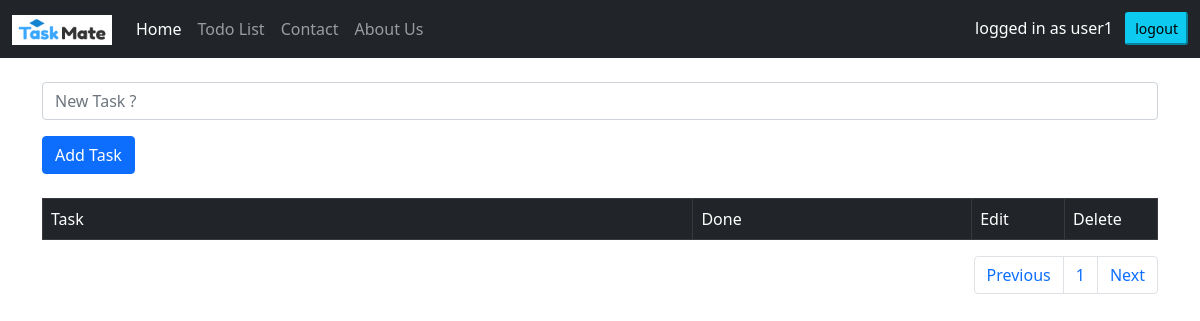
Before: /task/ (signed in) with the older database file.
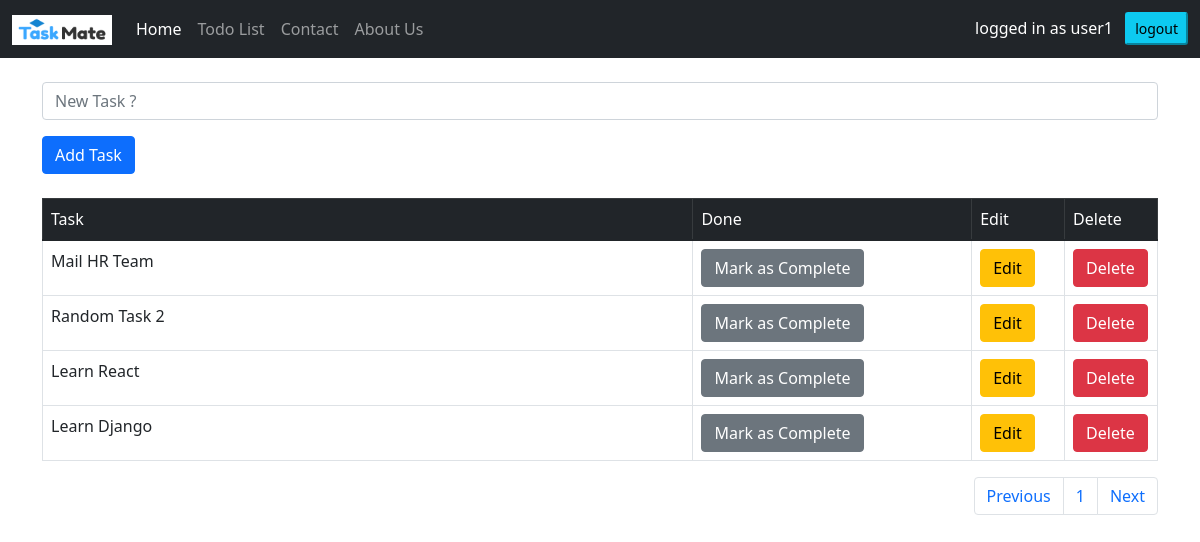
After: the same page with the newer database file.
### todolist/models.py (models this page shows, shortened)
class TaskList(models.Model):
    manage = models.ForeignKey(User, on_delete=models.CASCADE, default = None)
    task = models.CharField(max_length=300)
    done = models.BooleanField(default=False)

### todolist/views.py (the view)
# urls.py: path("", views.todoList, name='todoList'),
@login_required
def todoList(request):
    if request.method == 'POST':
        form = TaskForm(request.POST or None)
        if form.is_valid():
            instance= form.save(commit=False)
            instance.manage = request.user
            instance.save()
            messages.success(request, ('New Task Added!'))
        return redirect('todoList')
    else:
        all_tasks = TaskList.objects.filter(manage= request.user)
        paginator = Paginator(all_tasks, 10)
        page = request.GET.get('page')
        all_tasks = paginator.get_page(page)
        return render(request, 'todoList.html', {'tasks': all_tasks})

### todolist/templates/todoList.html (shortened to what this page needs)
{% extends "base.html" %}
{% block content %}
  <br/>
    <form method="POST">
      <div class="mb-3">
        <input type="text" name="task" class="form-control" id="task" aria-describedby="add task" placeholder="New Task ?">
      </div>
      <button type="submit" class="btn btn-primary">Add Task</button>
    </form>
  <br/>
  <table class="table table-bordered" >
  <thead class="table-dark">
    <tr>
      <td scope="col" class="col-7"> Task </td>
      <td scope="col" class="col-3"> Done </td>
      <td scope="col" class="col-1"> Edit </td>
      <td scope="col" class="col-1"> Delete </td>
    </tr>
  </thead>
  <tbody>
    {% if tasks %}
      {% for task in tasks %}
        {%if task.done %}
        <tr class="table-success">
          <td> {{task.task}} </td>
          <td><a href="{% url 'pending_task' task.id %}"><button type="button" class="btn btn-secondary">Mark as Pending</button></a></td>
          <td><a href="{% url 'edit_task' task.id %}"><button type="button" class="btn btn-warning">Edit</button></a></td>
          <td><a href="{% url 'delete_task' task.id %}"><button type="button" class="btn btn-danger">Delete</button></a></td>
        </tr>
      {% else %}
        <tr>
          <td> {{task.task}} </td>
          <td><a href="{% url 'complete_task' task.id %}"><button type="button" class="btn btn-secondary">Mark as Complete</button></a></td>
          <td><a href="{% url 'edit_task' task.id %}"><button type="button" class="btn btn-warning">Edit</button></a></td>
          <td><a href="{% url 'delete_task' task.id %}"><button type="button" class="btn btn-danger">Delete</button></a></td>
        </tr>
      {% endif %}
      {% endfor %}
    {% endif %}
  </tbody>
</table>
<nav aria-label="Page navigation example">
  <ul class="pagination justify-content-end">
    <li class="page-item"><a class="page-link" href="?page=1">Previous</a></li>
    <li class="page-item"><a class="page-link" href="?page={{ tasks.number }}">{{ tasks.number }}</a></li>
    <li class="page-item"><a class="page-link" href="?page={{ tasks.paginator.num_pages }}">Next {{ tasks.num_pages }}</a></li>
  </ul>
</nav>
{% endblock content %}

### templates/base.html (shortened to what this page needs)
<!doctype html>
{% load static %}
<html lang="en">
  <head>
    <link href="https://cdn.jsdelivr.net/npm/bootstrap@5.1.3/dist/css/bootstrap.min.css" rel="stylesheet">
  </head>
  <body>
  <nav class="navbar navbar-expand-lg navbar-dark bg-dark">
  <div class="container-fluid">
    <a class="navbar-brand" href="#">
      <img src="{% static 'images/taskmate.png' %}" width="100" height="30"/>
    </a>
    <div class="collapse navbar-collapse" id="navbarNav">
      <ul class="navbar-nav">
        <li class="nav-item">
          <a class="nav-link active" aria-current="page" href="{% url 'home' %}">Home</a>
        </li>
        <li class="nav-item">
          <a class="nav-link" href="{% url 'todoList' %}">Todo List</a>
        </li>
        <li class="nav-item">
          <a class="nav-link" href="{% url 'contact' %}">Contact</a>
        </li>
        <li class="nav-item">
          <a class="nav-link" href="{% url 'about' %}">About Us</a>
        </li>
      </ul>
    </div>
    {% if user.is_authenticated %}
    <div class="form-inline my-2 my-lg-0">
      <span class="text-white ml-3 p-2"> logged in as {{user.username}}</span>
      <a href="{% url 'logout' %}"><button class="btn-sm btn-info " > logout </button></a>
    </div>
      {% else %}
    <div class="form-inline my-2 my-lg-0">
      <a href="{% url 'login' %}"><button class="btn-sm btn-success" >Login </button></a>
      <a href="{% url 'register' %}"><button class="btn-sm btn-primary" >Register </button></a>
    </div>
    {% endif %}
  </div>
</nav>
   <div class="container">
       {% block content %}
        {% endblock content %}
   </div>
  </body>
</html>

Changed rows visible on the page:
now on this page (row edited): TaskList: task "Mail HR Team"
added TaskList: task "Random Task 2"
added TaskList: task "Learn React"
added TaskList: task "Learn Django"
